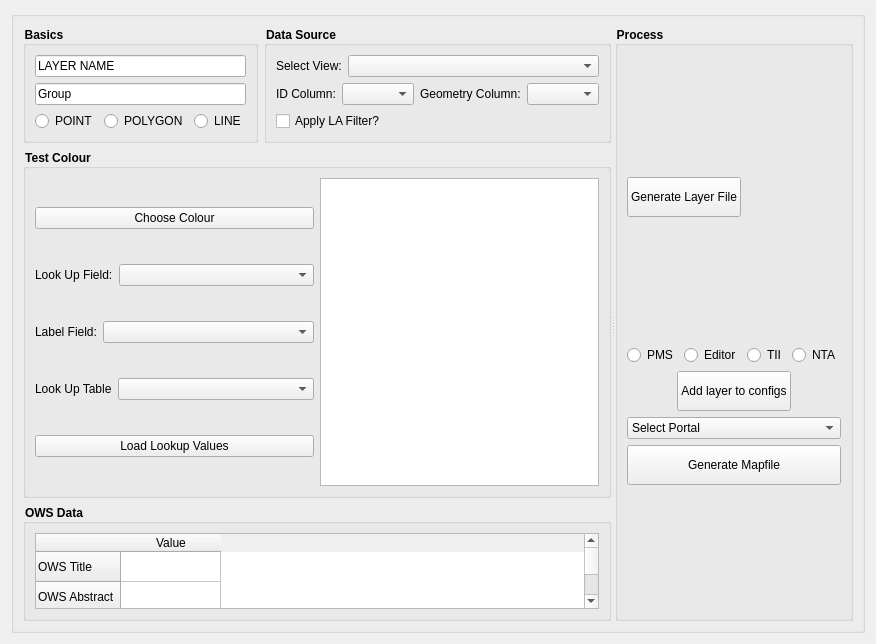
      <widget class="QWidget" name="tabMapfile">
       <property name="styleSheet">
        <string>QGroupBox { font-weight: bold; }</string>
       </property>
       <attribute name="title">
        <string>Mapfile</string>
       </attribute>
       <layout class="QVBoxLayout" name="verticalLayout_tab3">
        <item>
         <widget class="QGroupBox" name="groupBox_19">
          <property name="title">
           <string/>
          </property>
          <layout class="QHBoxLayout" name="horizontalLayout_51">
           <item>
            <widget class="QSplitter" name="splitter_2">
             <property name="orientation">
              <enum>Qt::Horizontal</enum>
             </property>
             <widget class="QWidget" name="layoutWidget">
              <layout class="QVBoxLayout" name="verticalLayout_21" stretch="1,3,1">
               <item>
                <layout class="QHBoxLayout" name="horizontalLayout_43">
                 <item>
                  <widget class="QGroupBox" name="groupBox_20">
                   <property name="title">
                    <string>Basics</string>
                   </property>
                   <layout class="QVBoxLayout" name="verticalLayout_18">
                    <item>
                     <widget class="QLineEdit" name="LE_LAYERNAME">
                      <property name="text">
                       <string>LAYER NAME</string>
                      </property>
                     </widget>
                    </item>
                    <item>
                     <widget class="QLineEdit" name="LE_GROUP">
                      <property name="text">
                       <string>Group</string>
                      </property>
                     </widget>
                    </item>
                    <item>
                     <layout class="QHBoxLayout" name="horizontalLayout_42">
                      <item>
                       <widget class="QRadioButton" name="RB_POINT">
                        <property name="text">
                         <string>POINT</string>
                        </property>
                       </widget>
                      </item>
                      <item>
                       <widget class="QRadioButton" name="RB_POLYGON">
                        <property name="text">
                         <string>POLYGON</string>
                        </property>
                       </widget>
                      </item>
                      <item>
                       <widget class="QRadioButton" name="RB_LINE">
                        <property name="text">
                         <string>LINE</string>
                        </property>
                       </widget>
                      </item>
                     </layout>
                    </item>
                   </layout>
                  </widget>
                 </item>
                 <item>
                  <widget class="QGroupBox" name="groupBox_21">
                   <property name="title">
                    <string>Data Source</string>
                   </property>
                   <layout class="QHBoxLayout" name="horizontalLayout_41">
                    <item>
                     <layout class="QVBoxLayout" name="verticalLayout_17">
                      <item>
                       <layout class="QHBoxLayout" name="horizontalLayout_37" stretch="0,1">
                        <item>
                         <widget class="QLabel" name="label_27">
                          <property name="text">
                           <string>Select View:</string>
                          </property>
                         </widget>
                        </item>
                        <item>
                         <widget class="QComboBox" name="CB_SCHEMATABLE"/>
                        </item>
                       </layout>
                      </item>
                      <item>
                       <layout class="QHBoxLayout" name="horizontalLayout_40">
                        <item>
                         <layout class="QHBoxLayout" name="horizontalLayout_38" stretch="0,1">
                          <item>
                           <widget class="QLabel" name="label_28">
                            <property name="text">
                             <string>ID Column:</string>
                            </property>
                           </widget>
                          </item>
                          <item>
                           <widget class="QComboBox" name="CB_UNIQUEID"/>
                          </item>
                         </layout>
                        </item>
                        <item>
                         <layout class="QHBoxLayout" name="horizontalLayout_39" stretch="0,1">
                          <item>
                           <widget class="QLabel" name="label_29">
                            <property name="text">
                             <string>Geometry Column:</string>
                            </property>
                           </widget>
                          </item>
                          <item>
                           <widget class="QComboBox" name="CB_GEOMETRYFIELD"/>
                          </item>
                         </layout>
                        </item>
                       </layout>
                      </item>
                      <item>
                       <widget class="QCheckBox" name="CBX_LA_FILTER">
                        <property name="text">
                         <string>Apply LA Filter?</string>
                        </property>
                       </widget>
                      </item>
                     </layout>
                    </item>
                   </layout>
                  </widget>
                 </item>
                </layout>
               </item>
               <item>
                <widget class="QGroupBox" name="groupBox_22">
                 <property name="title">
                  <string>Test Colour</string>
                 </property>
                 <layout class="QHBoxLayout" name="horizontalLayout_47">
                  <item>
                   <layout class="QVBoxLayout" name="verticalLayout_19">
                    <item>
                     <widget class="QPushButton" name="BTN_COLOURPICKER">
                      <property name="text">
                       <string>Choose Colour</string>
                      </property>
                     </widget>
                    </item>
                    <item>
                     <layout class="QHBoxLayout" name="horizontalLayout_45" stretch="0,1">
                      <item>
                       <widget class="QLabel" name="label_30">
                        <property name="text">
                         <string>Look Up Field:</string>
                        </property>
                       </widget>
                      </item>
                      <item>
                       <widget class="QComboBox" name="CB_STYLEFIELD"/>
                      </item>
                     </layout>
                    </item>
                    <item>
                     <layout class="QHBoxLayout" name="horizontalLayout_44" stretch="0,1">
                      <item>
                       <widget class="QLabel" name="label_31">
                        <property name="text">
                         <string>Label Field:</string>
                        </property>
                       </widget>
                      </item>
                      <item>
                       <widget class="QComboBox" name="CB_LABELFIELD"/>
                      </item>
                     </layout>
                    </item>
                    <item>
                     <layout class="QHBoxLayout" name="horizontalLayout_46" stretch="0,1">
                      <item>
                       <widget class="QLabel" name="label_32">
                        <property name="text">
                         <string>Look Up Table</string>
                        </property>
                       </widget>
                      </item>
                      <item>
                       <widget class="QComboBox" name="CB_LOOKUPTABLE"/>
                      </item>
                     </layout>
                    </item>
                    <item>
                     <widget class="QPushButton" name="BTN_LOAD_LOOKUP">
                      <property name="text">
                       <string>Load Lookup Values</string>
                      </property>
                     </widget>
                    </item>
                   </layout>
                  </item>
                  <item>
                   <widget class="QTextEdit" name="TE_StylesConfig"/>
                  </item>
                 </layout>
                </widget>
               </item>
               <item>
                <widget class="QGroupBox" name="groupBox_23">
                 <property name="title">
                  <string>OWS Data</string>
                 </property>
                 <layout class="QHBoxLayout" name="horizontalLayout_48">
                  <item>
                   <widget class="QTableWidget" name="TW_METADATA">
                    <row>
                     <property name="text">
                      <string>OWS Title</string>
                     </property>
                    </row>
                    <row>
                     <property name="text">
                      <string>OWS Abstract</string>
                     </property>
                    </row>
                    <column>
                     <property name="text">
                      <string>Value</string>
                     </property>
                    </column>
                   </widget>
                  </item>
                 </layout>
                </widget>
               </item>
              </layout>
             </widget>
             <widget class="QGroupBox" name="groupBox">
              <property name="title">
               <string>Process</string>
              </property>
              <layout class="QHBoxLayout" name="horizontalLayout_50">
               <item>
                <layout class="QVBoxLayout" name="verticalLayout_24">
                 <item>
                  <widget class="QPushButton" name="BTN_GENLAYERFILE">
                   <property name="sizePolicy">
                    <sizepolicy hsizetype="Fixed" vsizetype="Fixed">
                     <horstretch>0</horstretch>
                     <verstretch>0</verstretch>
                    </sizepolicy>
                   </property>
                   <property name="minimumSize">
                    <size>
                     <width>100</width>
                     <height>40</height>
                    </size>
                   </property>
                   <property name="text">
                    <string>Generate Layer File</string>
                   </property>
                  </widget>
                 </item>
                 <item>
                  <layout class="QVBoxLayout" name="verticalLayout_23">
                   <item>
                    <layout class="QVBoxLayout" name="verticalLayout_20">
                     <item>
                      <layout class="QHBoxLayout" name="horizontalLayout_49">
                       <item>
                        <widget class="QRadioButton" name="RB_PMS">
                         <property name="text">
                          <string>PMS</string>
                         </property>
                        </widget>
                       </item>
                       <item>
                        <widget class="QRadioButton" name="RB_Editor">
                         <property name="text">
                          <string>Editor</string>
                         </property>
                        </widget>
                       </item>
                       <item>
                        <widget class="QRadioButton" name="RB_TII">
                         <property name="text">
                          <string>TII</string>
                         </property>
                        </widget>
                       </item>
                       <item>
                        <widget class="QRadioButton" name="RB_NTA">
                         <property name="text">
                          <string>NTA</string>
                         </property>
                        </widget>
                       </item>
                      </layout>
                     </item>
                     <item alignment="Qt::AlignHCenter">
                      <widget class="QPushButton" name="BTN_ADDLAYERTOCONFIGS">
                       <property name="sizePolicy">
                        <sizepolicy hsizetype="Fixed" vsizetype="Fixed">
                         <horstretch>0</horstretch>
                         <verstretch>0</verstretch>
                        </sizepolicy>
                       </property>
                       <property name="minimumSize">
                        <size>
                         <width>100</width>
                         <height>40</height>
                        </size>
                       </property>
                       <property name="text">
                        <string>Add layer to configs</string>
                       </property>
                      </widget>
                     </item>
                    </layout>
                   </item>
                   <item>
                    <layout class="QVBoxLayout" name="verticalLayout_22">
                     <item>
                      <widget class="QComboBox" name="CB_SELECTPORTAL">
                       <item>
                        <property name="text">
                         <string>Select Portal</string>
                        </property>
                       </item>
                      </widget>
                     </item>
                     <item>
                      <widget class="QPushButton" name="BTN_GENMAPFILE">
                       <property name="sizePolicy">
                        <sizepolicy hsizetype="Minimum" vsizetype="Fixed">
                         <horstretch>0</horstretch>
                         <verstretch>0</verstretch>
                        </sizepolicy>
                       </property>
                       <property name="minimumSize">
                        <size>
                         <width>100</width>
                         <height>40</height>
                        </size>
                       </property>
                       <property name="text">
                        <string>Generate Mapfile</string>
                       </property>
                      </widget>
                     </item>
                    </layout>
                   </item>
                  </layout>
                 </item>
                </layout>
               </item>
              </layout>
             </widget>
            </widget>
           </item>
          </layout>
         </widget>
        </item>
       </layout>
      </widget>
